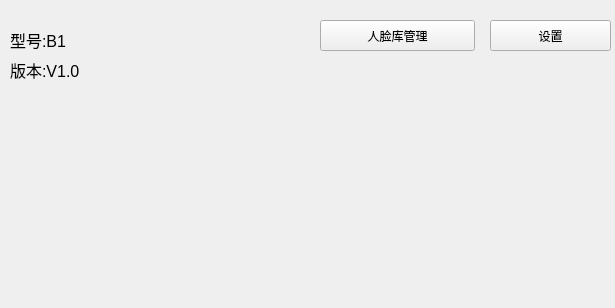
<?xml version="1.0" encoding="UTF-8"?>
<ui version="4.0">
 <class>oneform</class>
 <widget class="QWidget" name="oneform">
  <property name="geometry">
   <rect>
    <x>0</x>
    <y>0</y>
    <width>615</width>
    <height>308</height>
   </rect>
  </property>
  <property name="windowTitle">
   <string>oneform</string>
  </property>
  <widget class="QLabel" name="label">
   <property name="geometry">
    <rect>
     <x>10</x>
     <y>50</y>
     <width>81</width>
     <height>41</height>
    </rect>
   </property>
   <property name="text">
    <string>&lt;html&gt;&lt;head/&gt;&lt;body&gt;&lt;p&gt;&lt;span style=&quot; font-size:12pt;&quot;&gt;版本:V1.0&lt;/span&gt;&lt;/p&gt;&lt;/body&gt;&lt;/html&gt;</string>
   </property>
  </widget>
  <widget class="QPushButton" name="btn_go2form">
   <property name="geometry">
    <rect>
     <x>320</x>
     <y>20</y>
     <width>155</width>
     <height>31</height>
    </rect>
   </property>
   <property name="text">
    <string>人脸库管理</string>
   </property>
  </widget>
  <widget class="QPushButton" name="btn_go3form">
   <property name="geometry">
    <rect>
     <x>490</x>
     <y>20</y>
     <width>121</width>
     <height>31</height>
    </rect>
   </property>
   <property name="text">
    <string>设置</string>
   </property>
  </widget>
  <widget class="QLabel" name="label_2">
   <property name="geometry">
    <rect>
     <x>10</x>
     <y>10</y>
     <width>101</width>
     <height>61</height>
    </rect>
   </property>
   <property name="text">
    <string>&lt;html&gt;&lt;head/&gt;&lt;body&gt;&lt;p&gt;&lt;span style=&quot; font-size:12pt;&quot;&gt;型号:B1&lt;/span&gt;&lt;/p&gt;&lt;/body&gt;&lt;/html&gt;</string>
   </property>
  </widget>
 </widget>
 <resources/>
 <connections/>
</ui>
